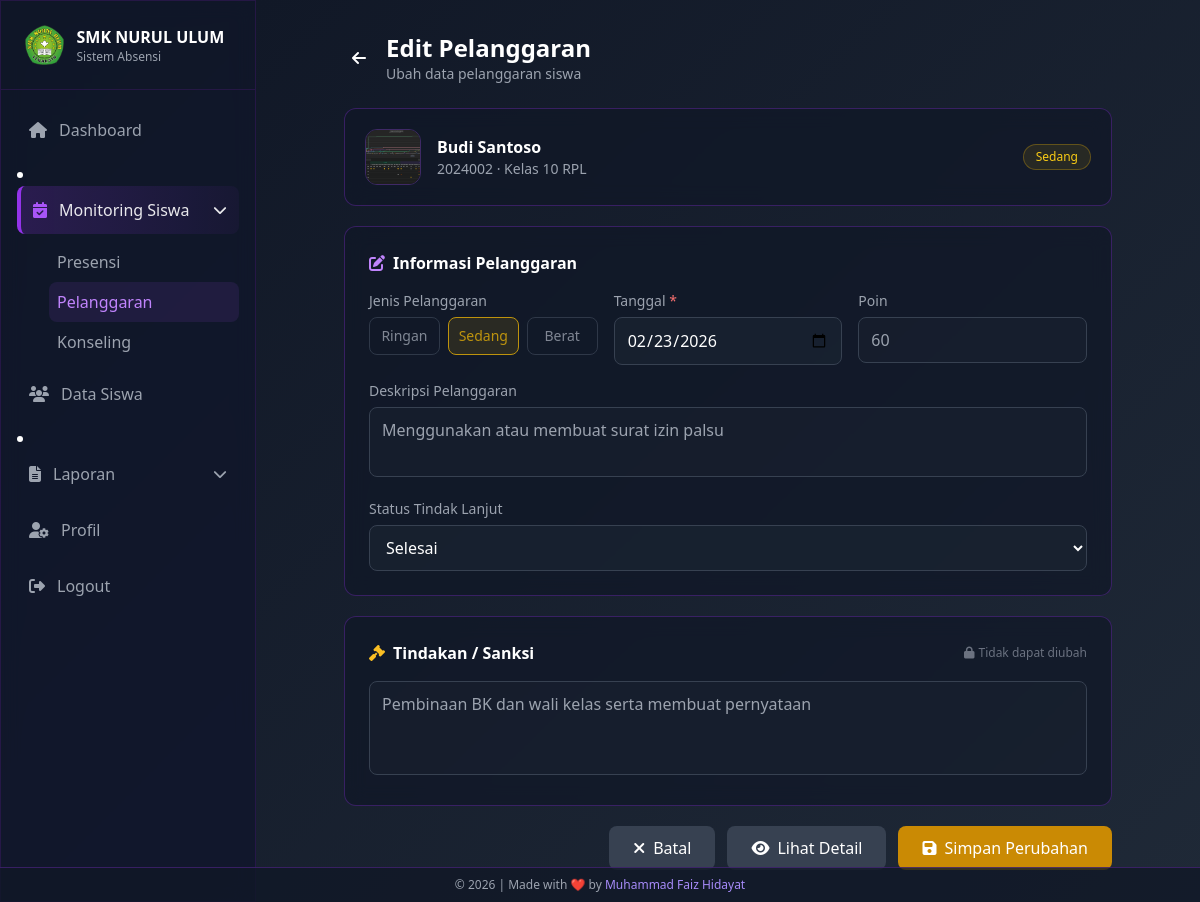
/admin/absensi/editp.php?id=12 (signed in), run on the app's committed database.
### tables this page shows
CREATE TABLE `pelanggaran` (
  `id` int NOT NULL AUTO_INCREMENT,
  `siswa_id` int NOT NULL,
  `tanggal` date NOT NULL,
  `jenis_pelanggaran` enum('Ringan','Sedang','Berat') NOT NULL,
  `deskripsi` text NOT NULL,
  `poin` int NOT NULL DEFAULT '0',
  `tindakan` text,
  `status` enum('Pending','Proses','Selesai') NOT NULL DEFAULT 'Pending',
  `dicatat_oleh` int DEFAULT NULL COMMENT 'FK ke users.id (admin yang input)',
  `created_at` timestamp NULL DEFAULT CURRENT_TIMESTAMP,
  `updated_at` timestamp NULL DEFAULT CURRENT_TIMESTAMP ON UPDATE CURRENT_TIMESTAMP,
  PRIMARY KEY (`id`),
  KEY `fk_pelanggaran_siswa` (`siswa_id`),
  KEY `fk_pelanggaran_admin` (`dicatat_oleh`),
  CONSTRAINT `fk_pelanggaran_siswa` FOREIGN KEY (`siswa_id`) REFERENCES `siswa` (`id`) ON DELETE CASCADE,
  CONSTRAINT `fk_pelanggaran_admin` FOREIGN KEY (`dicatat_oleh`) REFERENCES `users` (`id`) ON DELETE SET NULL
);

CREATE TABLE `siswa` (
  `id` int NOT NULL AUTO_INCREMENT,
  `user_id` int DEFAULT NULL COMMENT 'FK ke tabel users',
  `nis` varchar(20) NOT NULL,
  `nama_lengkap` varchar(100) NOT NULL,
  `kelas` enum('10','11','12') NOT NULL,
  `jurusan` enum('RPL','DKV','AK','BR','MP','TKR','TKJ','TSM','TKI','OTKP') NOT NULL,
  `email` varchar(100) NOT NULL,
  `password` varchar(255) NOT NULL,
  `foto_profil` varchar(255) DEFAULT 'assets/default/photo-profile.png',
  `created_at` timestamp NOT NULL DEFAULT CURRENT_TIMESTAMP,
  `updated_at` timestamp NOT NULL DEFAULT CURRENT_TIMESTAMP ON UPDATE CURRENT_TIMESTAMP,
  PRIMARY KEY (`id`),
  UNIQUE KEY `nis` (`nis`),
  UNIQUE KEY `email` (`email`),
  KEY `fk_siswa_user` (`user_id`),
  CONSTRAINT `fk_siswa_user` FOREIGN KEY (`user_id`) REFERENCES `users` (`id`) ON DELETE SET NULL
);

### admin/absensi/editp.php (the view, shortened to what this page needs)
<?php
require_once '../../config/database.php';
$id = (int) $_GET['id'];
$stmt = $conn->prepare(
    "SELECT p.*, s.nama_lengkap, s.nis, s.kelas, s.jurusan, s.foto_profil
     FROM pelanggaran p
     JOIN siswa s ON p.siswa_id = s.id
     WHERE p.id = :id"
);
$stmt->execute(['id' => $id]);
$p = $stmt->fetch(PDO::FETCH_ASSOC);
?>
<!DOCTYPE html>
<html lang="id">
<head>
    <script src="https://cdn.tailwindcss.com"></script>
    <link rel="stylesheet" href="https://cdnjs.cloudflare.com/ajax/libs/font-awesome/6.4.2/css/all.min.css">
</head>
<body class="min-h-screen text-white bg-fixed">
    <aside id="sidebar"
        class="fixed top-0 left-0 h-screen w-64 glass-effect border-r border-purple-900/30 z-50 sidebar-transition -translate-x-full lg:translate-x-0">
        <div class="flex items-center justify-between p-4 lg:p-6 border-b border-purple-900/30">
            <div class="flex items-center gap-3">
                <img src="../../assets/default/logosmk.png" alt="SMK NURUL ULUM" class="h-8 lg:h-10 w-auto">
                <div>
                    <h1 class="font-semibold text-sm lg:text-base">SMK NURUL ULUM</h1>
                    <p class="text-xs text-gray-400">Sistem Absensi</p>
                </div>
            </div>
        </div>
        <nav class="p-4 space-y-2 overflow-y-auto no-scrollbar" style="max-height:calc(100vh - 76px)">
            <a href="../dashboard/"
                class="flex items-center gap-3 text-gray-400 p-3 rounded-lg hover:bg-purple-500/10 transition-colors">
                <i class="fas fa-home"></i><span>Dashboard</span>
            </a>
            <li class="relative group">
                <button class="flex items-center gap-3 text-white/90 p-3 rounded-lg menu-active w-full">
                    <i class="fas fa-calendar-check text-purple-500"></i><span>Monitoring Siswa</span>
                    <i class="fas fa-chevron-down ml-auto text-sm"></i>
                </button>
                <ul class="ml-8 mt-2 block">
                    <li><a href="../absensi/index.php"
                            class="block p-2 text-gray-400 hover:text-purple-400 hover:bg-purple-500/10 rounded-lg">Presensi</a></li>
                    <li><a href="../absensi/pelanggaran.php"
                            class="block p-2 text-purple-400 bg-purple-500/10 rounded-lg">Pelanggaran</a></li>
                    <li><a href="../absensi/konseling"
                            class="block p-2 text-gray-400 hover:text-purple-400 hover:bg-purple-500/10 rounded-lg">Konseling</a></li>
                </ul>
            </li>
            <a href="../siswa/"
                class="flex items-center gap-3 text-gray-400 p-3 rounded-lg hover:bg-purple-500/10 transition-colors">
                <i class="fas fa-users"></i><span>Data Siswa</span>
            </a>
            <li class="relative group">
                <button
                    class="flex items-center gap-3 text-gray-400 p-3 rounded-lg hover:bg-purple-500/10 transition-colors w-full">
                    <i class="fas fa-file-alt"></i><span>Laporan</span>
                    <i class="fas fa-chevron-down ml-auto text-sm"></i>
                </button>
            </li>
            <a href="../profil/"
                class="flex items-center gap-3 text-gray-400 p-3 rounded-lg hover:bg-purple-500/10 transition-colors">
                <i class="fas fa-user-cog"></i><span>Profil</span>
            </a>
            <a href="../logout.php"
                class="flex items-center gap-3 text-gray-400 p-3 rounded-lg hover:bg-red-500/10 hover:text-red-500 transition-colors mt-10">
                <i class="fas fa-sign-out-alt"></i><span>Logout</span>
            </a>
        </nav>
    </aside>
    <main class="lg:ml-64 min-h-screen bg-gradient-to-br from-gray-900 to-gray-800 transition-all duration-300">
        <div class="p-4 lg:p-8">
            <div class="max-w-3xl mx-auto">
                <div class="flex items-center mb-6">
                    <a href="pelanggaran.php" class="mr-3 p-2 rounded-full hover:bg-gray-800/60 transition-colors">
                        <i class="fas fa-arrow-left"></i>
                    </a>
                    <div>
                        <h1 class="text-xl md:text-2xl font-bold">Edit Pelanggaran</h1>
                        <p class="text-sm text-gray-400">Ubah data pelanggaran siswa</p>
                    </div>
                </div>
                <div class="glass-effect rounded-xl p-4 md:p-5 mb-5 animate-fade-in">
                    <div class="flex items-center gap-4">
                        <img src="../../<?= htmlspecialchars($p['foto_profil'] ?: 'assets/default/avatar.png') ?>"
                            alt="Foto"
                            class="w-14 h-14 rounded-xl object-cover border border-purple-500/30 flex-shrink-0">
                        <div>
                            <p class="font-semibold text-base"><?= htmlspecialchars($p['nama_lengkap']) ?></p>
                            <p class="text-sm text-gray-400"><?= htmlspecialchars($p['nis']) ?> &middot;
                                Kelas <?= $p['kelas'] ?> <?= $p['jurusan'] ?></p>
                        </div>
                        <span class="ml-auto px-3 py-1 rounded-full text-xs font-medium
                            <?= $p['jenis_pelanggaran'] === 'Berat'
                                ? 'bg-red-500/10 text-red-400 border border-red-500/30'
                                : ($p['jenis_pelanggaran'] === 'Sedang'
                                    ? 'bg-yellow-500/10 text-yellow-400 border border-yellow-500/30'
                                    : 'bg-green-500/10 text-green-400 border border-green-500/30') ?>">
                            <?= $p['jenis_pelanggaran'] ?>
                        </span>
                    </div>
                </div>
                <form method="POST" class="space-y-5">
                    <div class="glass-effect rounded-xl p-4 md:p-6 animate-fade-in">
                        <h2 class="font-semibold text-base mb-4 flex items-center gap-2">
                            <i class="fas fa-edit text-purple-400"></i> Informasi Pelanggaran
                        </h2>
                        <div class="grid grid-cols-1 md:grid-cols-3 gap-4 mb-4">
                            <div>
                                <label class="block text-sm text-gray-400 mb-1.5">Jenis Pelanggaran</label>
                                <div class="flex gap-2">
                                    <?php foreach (['Ringan', 'Sedang', 'Berat'] as $j):
                                        $active = $p['jenis_pelanggaran'] === $j ? 'active-' . strtolower($j) : '';
                                    ?>
                                        <span class="jenis-btn flex-1 py-2 px-1 rounded-lg border border-gray-700 text-sm text-center text-gray-400 cursor-not-allowed opacity-80 <?= $active ?>">
                                            <?= $j ?>
                                        </span>
                                    <?php endforeach; ?>
                                </div>
                            </div>
                            <div>
                                <label class="block text-sm text-gray-400 mb-1.5">Tanggal <span class="text-red-400">*</span></label>
                                <input type="date" name="tanggal"
                                    value="<?= htmlspecialchars($p['tanggal']) ?>" required
                                    class="w-full bg-gray-800/50 border border-gray-700 rounded-lg px-3 py-2.5 text-white focus:outline-none focus:border-purple-500">
                            </div>
                            <div>
                                <label class="block text-sm text-gray-400 mb-1.5">Poin</label>
                                <input type="number" value="<?= (int) $p['poin'] ?>" readonly
                                    class="w-full bg-gray-800/30 border border-gray-700 rounded-lg px-3 py-2.5 text-gray-400 cursor-not-allowed">
                            </div>
                        </div>
                        <div class="mb-4">
                            <label class="block text-sm text-gray-400 mb-1.5">Deskripsi Pelanggaran</label>
                            <textarea rows="2" readonly
                                class="w-full bg-gray-800/30 border border-gray-700 rounded-lg px-3 py-2.5 text-gray-400 cursor-not-allowed resize-none"><?= htmlspecialchars($p['deskripsi']) ?></textarea>
                        </div>
                        <div>
                            <label class="block text-sm text-gray-400 mb-1.5">Status Tindak Lanjut</label>
                            <select name="status"
                                class="w-full bg-gray-800/50 border border-gray-700 rounded-lg px-3 py-2.5 text-white focus:outline-none focus:border-purple-500">
                                <option value="Selesai" <?= $p['status'] === 'Selesai'  ? 'selected' : '' ?>>Selesai</option>
                            </select>
                        </div>
                    </div>
                    <div class="glass-effect rounded-xl p-4 md:p-6 animate-fade-in">
                        <h2 class="font-semibold text-base mb-4 flex items-center gap-2">
                            <i class="fas fa-gavel text-amber-400"></i> Tindakan / Sanksi
                            <span class="ml-auto text-xs text-gray-500 font-normal"><i class="fas fa-lock mr-1"></i>Tidak dapat diubah</span>
                        </h2>
                        <textarea rows="3" readonly
                            placeholder="Belum ada tindakan..."
                            class="w-full bg-gray-800/30 border border-gray-700 rounded-lg px-3 py-2.5 text-gray-400 cursor-not-allowed resize-none"><?= htmlspecialchars($p['tindakan'] ?? '') ?></textarea>
                    </div>
                    <div class="flex flex-col sm:flex-row gap-3 justify-end">
                        <a href="pelanggaran.php"
                            class="w-full sm:w-auto px-6 py-2.5 bg-gray-700 hover:bg-gray-600 text-white rounded-lg transition-colors font-medium text-center">
                            <i class="fas fa-times mr-2"></i>Batal
                        </a>
                        <a href="detailp.php?id=<?= $id ?>"
                            class="w-full sm:w-auto px-6 py-2.5 bg-gray-700 hover:bg-gray-600 text-white rounded-lg transition-colors font-medium text-center">
                            <i class="fas fa-eye mr-2"></i>Lihat Detail
                        </a>
                        <button type="submit"
                            class="w-full sm:w-auto px-6 py-2.5 bg-yellow-600 hover:bg-yellow-700 text-white rounded-lg transition-colors font-medium">
                            <i class="fas fa-save mr-2"></i>Simpan Perubahan
                        </button>
                    </div>
                </form>
            </div>
        </div>
    </main>
</body>
</html>

### admin/absensi/editp.php (style rules this page uses)
.glass-effect { background: rgba(17, 24, 39, 0.7); backdrop-filter: blur(10px); border: 1px solid rgba(147, 51, 234, 0.3); }
body { background: linear-gradient(135deg, #0F172A 0%, #1E1B4B 100%); }
.menu-active { background: linear-gradient(to right, rgba(147, 51, 234, 0.2), rgba(147, 51, 234, 0.05)); border-left: 4px solid #9333ea; }
.sidebar-transition { transition: transform 0.3s ease-in-out; }
.no-scrollbar { -ms-overflow-style: none; scrollbar-width: none; }
.animate-fade-in { animation: fadeIn 0.3s ease-out forwards; }
.jenis-btn { border: 2px solid transparent; transition: all 0.2s; }
.jenis-btn.active-sedang { border-color: #EAB308; background: rgba(234, 179, 8, 0.15); color: #EAB308; }

### data on the page
pelanggaran: siswa.foto_profil (picture), siswa.nama_lengkap "Budi Santoso", siswa.nis "2024002", siswa.kelas "10", siswa.jurusan "RPL", jenis_pelanggaran "Sedang", tanggal "02/23/2026", poin "60", deskripsi "Menggunakan atau membuat surat izin palsu", status "Selesai", tindakan "Pembinaan BK dan wali kelas serta membuat pernyataan"

### other printed values
$j "Ringan"
$j "Sedang"
$j "Berat"
